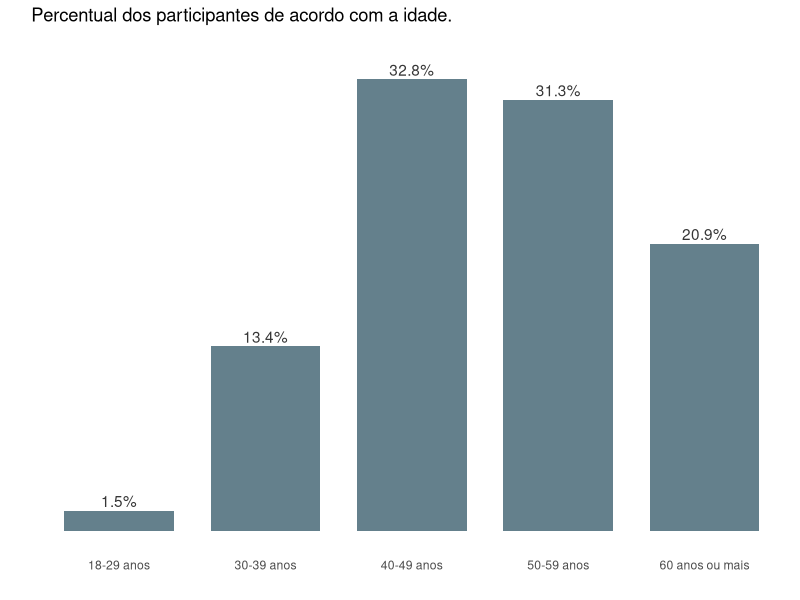
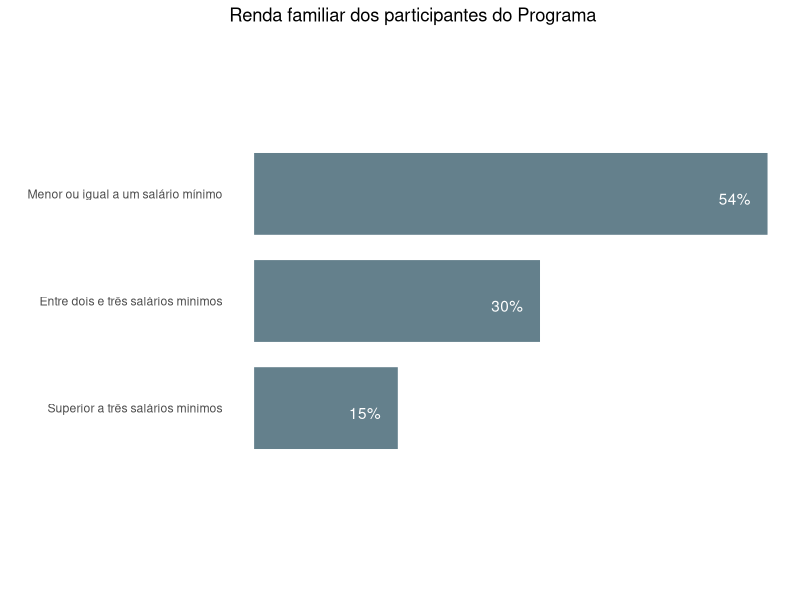
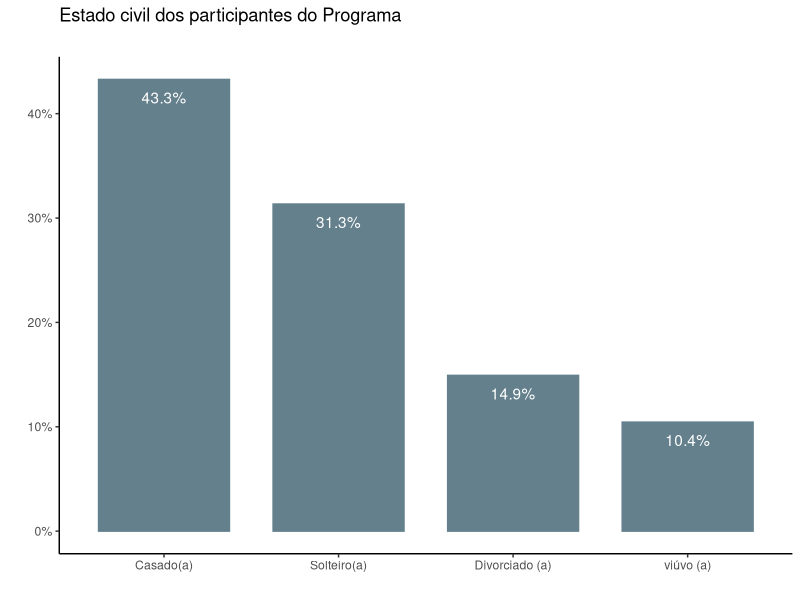
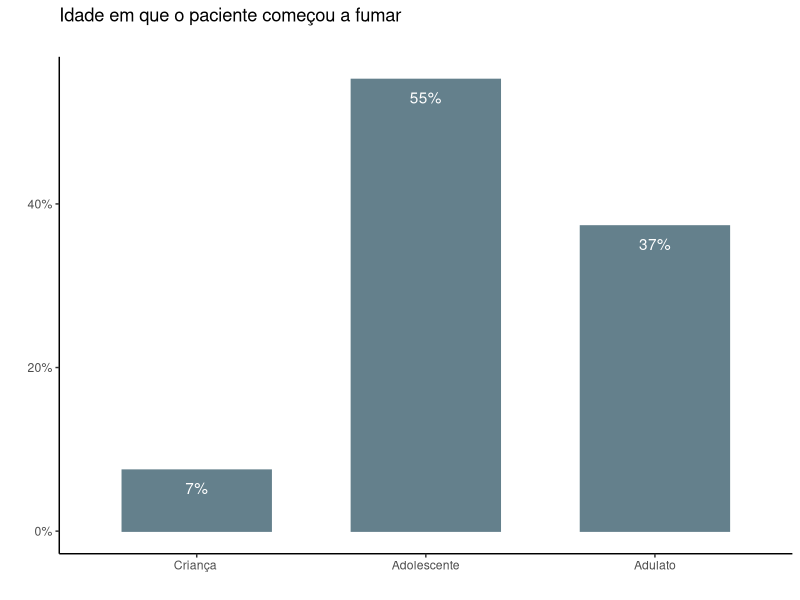
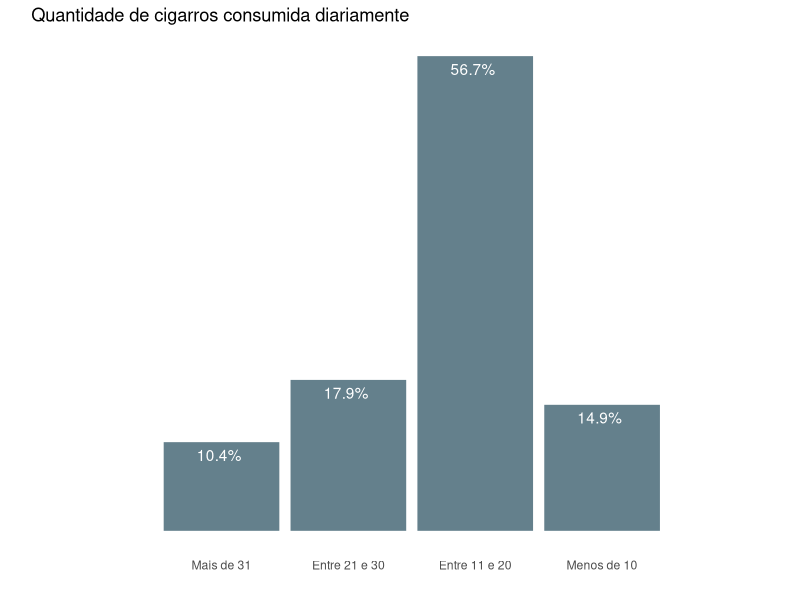
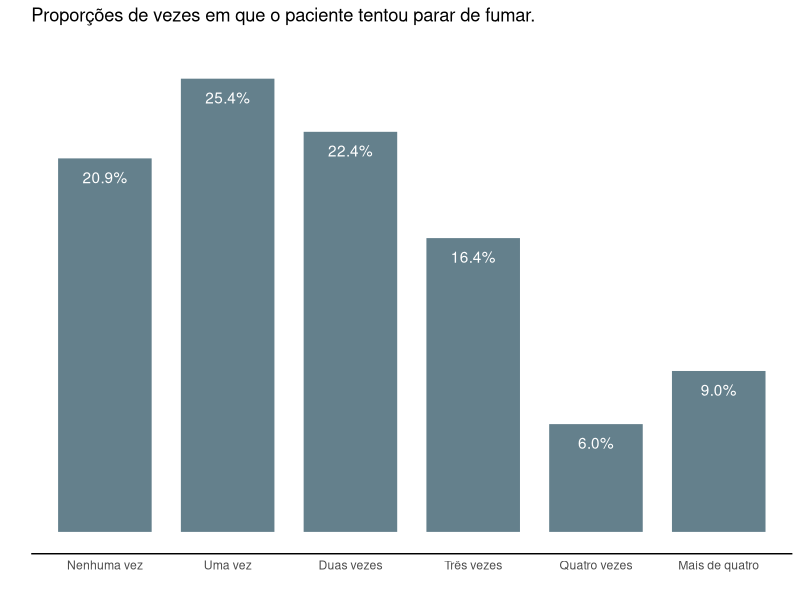

Write the R code that produced these figures, in order.
#carregando os pacotes que serão usados

library(scales)
library(tidyverse) #manipulaçõo
library(ggplot2)
library(knitr)
library(kableExtra)

# carregando o banco de dados
tabaco <- readxl::read_excel("tabagismo_lanest.xlsx")

# renomeando variaveis com espaços
tabaco <- tabaco %>% rename(Comecou_fumar = `HT - 4.1 (Idade que começou a fumar)`,
                            Cigarros_di = `Cigarros diários`,
                            Renda_familiar = `Renda Familiar`,
                            Estado_civil = `Estado Civil`,
                            Teste_Fagerstrom = `Teste de Fagerstrom`,
                            EUROQOL_1 = `EUROQOL 1`,
                            EUROQOL_2 = `EUROQOL 2`,
                            EUROQOL_3 = `EUROQOL 3`,
                            HT_4.2 = `HT - 4.2`,
                            HT_4.3 = `HT - 4.3`,
                            HT_4.4 = `HT - 4.4`,
                            HT_4.5 = `HT - 4.5`,
                            HT_4.6 = `HT - 4.6`,
                            HT_4.7 = `HT - 4.7`) %>%
  # organizando os dados por ordem de idade
  arrange(Idade)
#recodificando  as variaveis em fatores

#função para calcular a moda
getmode <- function(v) {
  uniqv <- unique(v)
  uniqv[which.max(tabulate(match(v, uniqv)))]
}


# Criando a variavel "Idade_clas" que classifica a Idade por faixa etaria de 1 a 5
# e criando a variavel "Idade_fumar" que classifica a idade em que o paciente começou
#a fumar em: Criança, adolescente e adulto

tabaco <- tabaco %>%
  mutate(Idade_clas =
           if_else(Idade >=18 & Idade <= 29, "18-29 anos",
                   if_else(Idade >=30 & Idade <= 39, "30-39 anos",
                           if_else(Idade >= 40 & Idade <= 49, "40-49 anos",
                                   if_else(Idade >= 50 & Idade <= 59,"50-59 anos",
                                           "60 anos ou mais")))),
         Idade_comecou_fumar =
           if_else(Comecou_fumar < 12, "Criança",
                   if_else(Comecou_fumar >=12 & Comecou_fumar < 18, "Adolescente", "Adulto")))



### Análise dos dados sociodemograficos ###

# nenomeando as categorias da Escolaridade
tabaco$Escolaridade <- factor(tabaco$Escolaridade,
                              labels = c("Ensino fundamental incompleto",
                                         "Ensino fundamental Completo",
                                         "Ensino Médio Incompleto",
                                         "Ensino Médio Completo",
                                         "Ensino Superior Incompleto",
                                         "Ensino Superior Completo"))

# tabela de frequencias escolaridade
tab.escola <- tabaco %>%
  group_by(Escolaridade) %>%
  summarise(freq = n()) %>%
  mutate(prop = round(100*freq/sum(freq), 1))


# visualização da tabela mais bonitinha :)
kbl(tab.escola,
    col.names = c("Escolaridade", "Frequência", "Percentual %"),
    caption = "Tabela 1: Frequência e porcentagens dos participantes no Programa") %>%
  kable_styling(full_width = TRUE)


#------ Idade dos participantes ------#
## criando o grafico de barras sobre a Idade

(graf_idade <- tabaco %>% count(Idade_clas) %>%

    ggplot(aes(x = Idade_clas, y = (n/nrow(tabaco)))) +
    geom_bar(stat='identity', width = 0.75,  size = 0.01,
             colour = "#64808c", fill = "#64808c") +
    scale_x_discrete(limits = rev(levels(tabaco$Idade_clas)))+
    geom_text(
      aes(label = percent(n/nrow(tabaco))),
      color = "#363636",vjust=-0.3, hjust = 0.5) +
    theme_minimal() +
    theme(panel.grid.major = element_blank(), # removendo grid
          panel.grid.minor = element_blank(), #removendo grid
          axis.text.y = element_blank()) +# removendo o eixo y
    labs(title = "Percentual dos participantes de acordo com a idade.",
         subtitle = "", x = "", y = "")

)

#------ Renada Escolar ------#
### renomeando as categorias da variável Reanda familiar
tabaco$Renda_familiar <- factor(tabaco$Renda_familiar,
                                labels = c("Menor ou igual a um salário mínimo",
                                           "Entre dois e três salários mínimos",
                                           "Superior a três salários mínimos"))


## gerando a tabela de freq.
tabela.renda <- tabaco %>%
  group_by(Renda_familiar) %>%
  summarise(total = n()) %>%
  mutate(prop = round(100*total/sum(total),1))


## grafico de barras sobre a renda familiar
(graf_renda <- tabaco %>% count(Renda_familiar) %>%

    ggplot(
      aes(x = Renda_familiar, y = n/nrow(tabaco))) +
    geom_bar(stat='identity', width = 0.75,
             colour = "#64808c", fill = "#64808c") +
    coord_flip() +
    scale_x_discrete(limits = rev(levels(tabaco$Renda_familiar))) +
    geom_text(aes(label = percent(n/nrow(tabaco))), color = "white",
              position=position_dodge(width= 3), vjust=0.9, hjust = 1.5) +


    theme_minimal() +
    theme(panel.grid.major = element_blank(),
          panel.grid.minor = element_blank(), #removendo grid
          axis.text.x=element_blank()) + #remover eixo x
    labs(title = "Renda familiar dos participantes do Programa",
         x = "", y = "")
)


#------ Estado civil ------#
### renomeando as categorias
tabaco$Estado_civil <- factor(tabaco$Estado_civil,
                              levels = c("1","2","3","4"),
                              labels = c("Casado(a)", "Solteiro(a)",
                                         "Divorciado (a)", "viúvo (a)"))

## gerando a tabela de frequencias
tabela.estadocivil <- tabaco %>%
  group_by(Estado_civil) %>%
  summarise(total = n()) %>%
  mutate(prop = round(100 * total / sum(total), 1))


## grafico de barras sobre o estado civil
(graf_estacoc <- tabaco %>% count(Estado_civil) %>%

    ggplot(aes(x = Estado_civil, y = (n/nrow(tabaco)))) +
    geom_bar(stat='identity',width = 0.75,
             colour = "#64808c", fill = "#64808c") +
    scale_y_continuous(
      labels = scales::percent) +
    labs(title = "Estado civil dos participantes do Programa",
         subtitle = " " , x = " ", y = " ") +
    geom_text(aes(label = percent(n/nrow(tabaco))), color = "white",
              position=position_dodge(width= 0.9), vjust=2) +
    theme_classic())


### Análise dos dados sobre o Historico do paciente ###


#------ Idade que comeou a fumar------#

## renomeando as categorias
tabaco$Idade_comecou_fumar = factor(tabaco$Idade_comecou_fumar,
                                    levels = c("Criança", "Adolescente", "Adulto"))

# gerando a tabela de freq.
tabela.cfumar <- tabaco %>%
  group_by(Idade_comecou_fumar) %>%
  summarise(total = n()) %>%
  mutate(prop = round(100*total/sum(total), 2))

# grafico de barras
(graf_estacoc <- tabaco %>% count(Idade_comecou_fumar) %>%

    ggplot(aes(x = Idade_comecou_fumar, y = (n/nrow(tabaco)))) +
    geom_bar(stat='identity', width = 0.65,
             colour = "#64808c", fill = "#64808c") +
    scale_x_discrete(labels = c("Criança ", "Adolescente", "Adulato")) +
    scale_y_continuous(labels = scales::percent) +
    labs(title = "Idade em que o paciente começou a fumar",
         subtitle = " " , x = " ", y = " ") +
    geom_text(aes(label = percent(n/nrow(tabaco))), color = "white",
              position=position_dodge(width= 0.9), vjust=2) +
    theme_classic())


#------ Quantidade de cigarros consumidas diariamente. ------#

# renomeando as categorias.
tabaco$Cigarros_di <- factor(tabaco$Cigarros_di,
                             levels = c("1","2","3","4"),
                             labels = c("Menos de 10", "Entre 11 e 20",
                                        "Entre 21 e 30", "Mais de 31"))

## grafico de barras
(graf_renda <- tabaco %>% count(Cigarros_di) %>%

    ggplot(aes(x = Cigarros_di, y = (n/nrow(tabaco)))) +
    geom_bar(stat='identity', width = 0.75) +
    geom_col(colour = "#64808c", fill = "#64808c") +
    scale_y_continuous(labels = scales::percent) +
    scale_x_discrete(limits = rev(levels(tabaco$Cigarros_di)))+
    geom_text(aes(label = percent(n/nrow(tabaco))), color = "white",
              position=position_dodge(width=3), vjust=1.5, hjust = 0.55) +
    theme_minimal() +
    theme(panel.grid.major = element_blank(),
          panel.grid.minor = element_blank(), #removendo grid
          axis.text.y=element_blank()) + #remover eixo y
    labs(title = "Quantidade de cigarros consumida diariamente",
         x = "", y = "")
)


#------ Quantas vezes tentou parar de fumar ------#

#Renomeando as categorias
tabaco$HT_4.7 <- factor(tabaco$HT_4.7,
                        levels = c("0","1","2","3","4","5"),
                        labels = c("Nenhuma vez", "Uma vez", "Duas vezes",
                                   "Três vezes", "Quatro vezes", "Mais de quatro"))


## grafico qunatas vezes tentou parar
(graf_tentouparar <- tabaco %>% count(HT_4.7) %>%

    ggplot(aes(x = HT_4.7, y = (n/nrow(tabaco)))) +
    geom_bar(stat='identity', width = 0.75,
             colour = "#64808c", fill = "#64808c") +
    scale_y_continuous(labels = scales::percent) +
    labs(title = "Proporções de vezes em que o paciente tentou parar de fumar.",
         subtitle = " " , x = " ", y = " ") +
    geom_text(aes(label = percent(n/nrow(tabaco))), color = "white",
              position=position_dodge(width= 0.9), vjust=2) +
    theme_minimal()) +
  theme(panel.grid.major = element_blank(),
        panel.grid.minor = element_blank(),
        axis.text.y = element_blank(),
        axis.line.x = element_line(colour = "black"))
